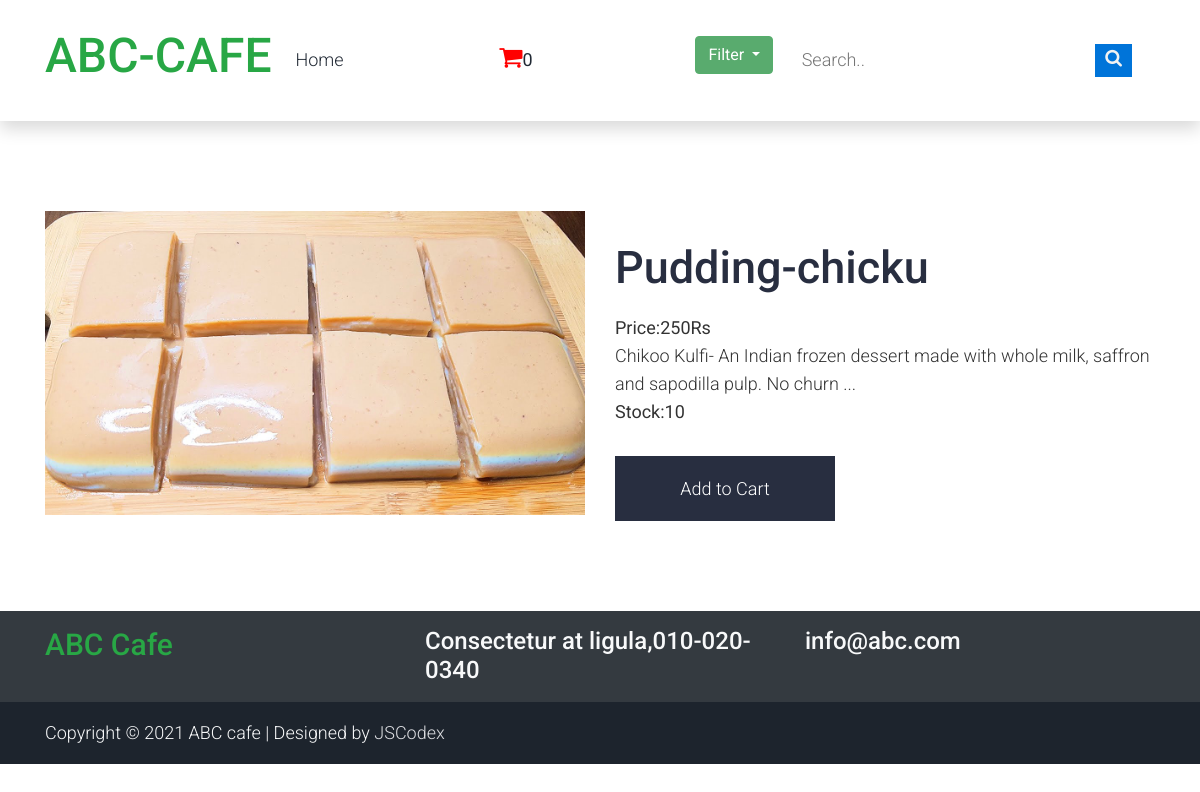
The page /fruits-recipes/pudding-chicku (signed in) on the database its author committed.
### shop/models.py (models this page shows, shortened)
class products(models.Model):
    name = models.CharField(max_length=250, unique=True)
    slug = models.SlugField(max_length=250, unique=True)
    img= models.ImageField(upload_to='product')
    desc=models.TextField()
    stock = models.IntegerField()
    available = models.BooleanField()
    price = models.IntegerField()
    category = models.ForeignKey(categ, on_delete=models.CASCADE)

### shop/views.py (the view)
# urls.py: path('<slug:c_slug>/<slug:prod_slug>',views.productDetails,name='details'),
def productDetails(request,c_slug,prod_slug):
    try:
        prod=products.objects.get(category__slug=c_slug,slug=prod_slug)
    except Exception as e:
        raise e
    return render(request,'item.html',{'pr':prod})

### cart/context_processor.py (called while the page is built)
def count(request):
    item_count=0;
    if 'admin' in request.path:
        return {}
    else:
        try:
            ct=cartlist.objects.filter(cart_id=c_id(request))
            cti=item.objects.all().filter(cart=ct[:1])
            for c in cti:
                 item_count+=c.quant
        except cartlist.DoesNotExist:
            item_count=0
        return dict(itc=item_count)

### cart/views.py (called while the page is built)
def c_id(request):
    ct_id=request.session.session_key
    if not ct_id:
        ct_id=request.session_create()
    return ct_id

### templates/item.html (shortened to what this page needs)
{% extends 'base.html' %}
{% load static %}
{% block content%}
<!DOCTYPE html>
<html lang="en">
<head>
    <link rel="stylesheet" href="{% static 'pr/css/bootstrap.min.css' %}">
    <link rel="stylesheet" href="{% static 'pr/css/style.css' %}">
    <link rel="stylesheet" href="{% static 'pr/css/responsive.css' %}">
    <link rel="stylesheet" href="{% static 'pr/css/jquery.mCustomScrollbar.min.cs' %}">
</head>
<body class="main-layout">
    <div id="about" class="about layout_padding">
        <div class="container">
            <div class="row">
                <div class="col-md-6">
                    <img class="img-responsive" src="{{pr.img.url}}" alt="#" />
                </div>
                <div class="col-md-6">
                    <div class="heading margin_top_30">
                        <h2>{{pr.name}}</h2>
                    </div>
                    <div class="full margin_top_20">
                        <p><strong>Price:{{pr.price}}Rs</strong><br>
                        {{pr.desc}}</p>
                        <p><strong>Stock:{{pr.stock}}</strong></p>
                    </div>
                    <div class="full margin_top_30">
                        <a class="main_bt" href="{% url 'addcart' pr.id %}">Add to Cart</a>
                    </div>
                </div>
            </div>
        </div>
    </div>
</body>
</html>
{% endblock %}

### static/hm/css/templatemo.css (style rules this page uses)
body, ul, li, p, a, label, input, div { font-family: 'Roboto', sans-serif; font-size: 18px !important; font-weight: 300 !important; }

### static/pr/css/style.css (style rules this page uses)
* { box-sizing: border-box !important; }
::placeholder { opacity: 1 !important; }
html { scroll-behavior: smooth; }
body { color: #666666; font-size: 14px; font-family: 'poppins', sans-serif; line-height: 1.80857; font-weight: normal; overflow-x: hidden; }
a { color: #1f1f1f; text-decoration: none !important; outline: none !important; -webkit-transition: all .3s ease-in-out; -moz-transition: all .3s ease-in-out; -ms-transition: all .3s ease-in-out; -o-transition: all .3s ease-in-out; transition: all .3s ease-in-out; }
h1, h2, h3, h4, h5, h6 { letter-spacing: 0; font-weight: normal; position: relative; padding: 0 0 10px 0; font-weight: normal; line-height: normal; color: #111111; margin: 0 }
h2 { font-size: 22px }
*, *::after, *::before { -webkit-box-sizing: border-box; -moz-box-sizing: border-box; box-sizing: border-box; }
p { margin: 0px; font-weight: 300; font-size: 17px; line-height: 28px; color: #333; }
a { color: #222222; text-decoration: none; outline: none !important; }
a, .btn { text-decoration: none !important; outline: none !important; -webkit-transition: all .3s ease-in-out; -moz-transition: all .3s ease-in-out; -ms-transition: all .3s ease-in-out; -o-transition: all .3s ease-in-out; transition: all .3s ease-in-out; }
.img-responsive { max-width: 100%; height: auto; }
.full { float: left; width: 100%; }
.layout_padding { padding-top: 90px; padding-bottom: 90px; }
.margin_top_30 { margin-top: 30px !important; }
.margin_top_20 { margin-top: 20px !important; }
.full { width: 100%; float: left; margin: 0; padding: 0; }
.main_bt { background: #282e40; color: #fff; padding: 0; float: left; font-size: 20px; font-weight: 300; border-radius: 0; margin-right: 0; width: 220px; height: 65px; text-align: center; line-height: 65px; }
.img-responsive { max-width: 100%; }
.heading h2 { padding: 0; font-size: 45px; font-weight: 500; text-align: left; color: #282e40; }
.container { position: relative; z-index: 99; }

### rows shown on the page
products: img (picture), name "Pudding-chicku", price "250", desc "Chikoo Kulfi- An Indian frozen dessert made with whole milk, saffron and sapodilla pulp. No churn ...", stock "10"

### other values the page prints
{{ itc }} "0"
